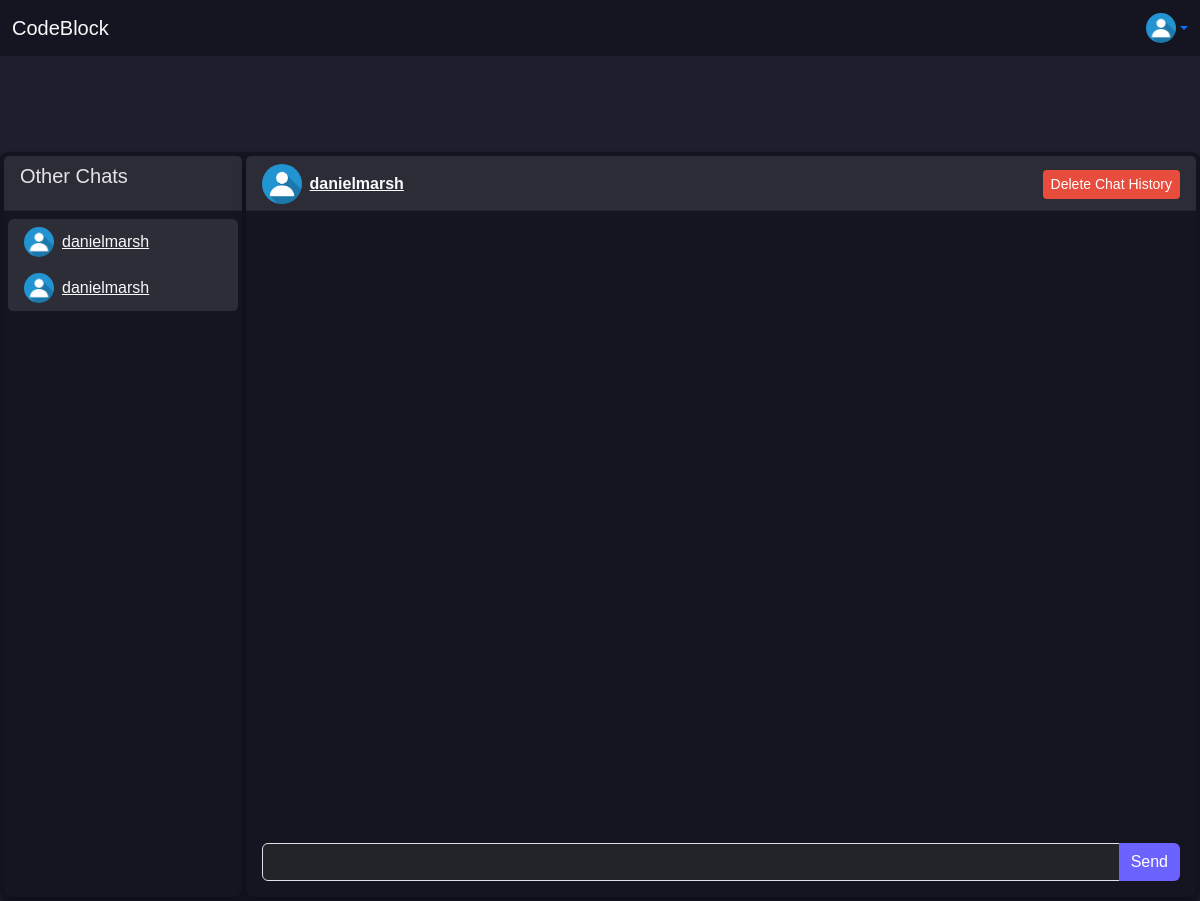
/chat/admin-danielmarsh/ (signed in), run on an earlier commit of the app's database.
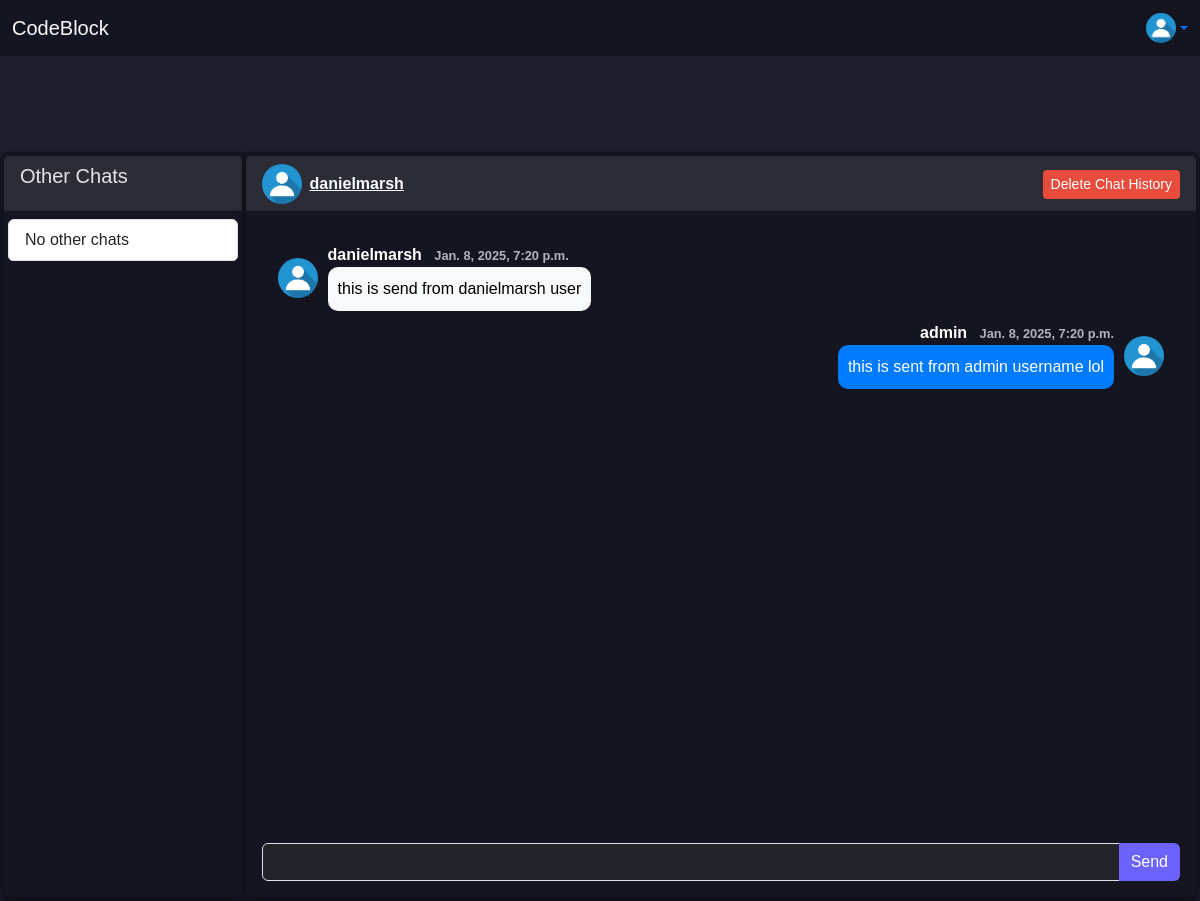
And on a later commit of the database.
### user/models.py (models this page shows, shortened)
class CustomUser(AbstractUser):
    profile_picture = models.ImageField(upload_to='profile_pictures/', null=True, blank=True)
    following = models.ManyToManyField(
        'self',
        symmetrical=False,
        related_name='followers',
        blank=True
    )
    bio = models.TextField(null=True, blank=True)
    activity_log = models.JSONField(default=dict, blank=True)

### chat/models.py (models this page shows, shortened)
class Message(models.Model):
    room = models.ForeignKey(ChatRoom, on_delete=models.CASCADE, related_name='messages')
    sender = models.ForeignKey(
        settings.AUTH_USER_MODEL, on_delete=models.CASCADE, related_name='sent_messages'
    )
    recipient = models.ForeignKey(
        settings.AUTH_USER_MODEL, on_delete=models.CASCADE, related_name='received_messages', null=True, blank=True
    )
    content = models.TextField()
    timestamp = models.DateTimeField(auto_now_add=True)

### chat/views.py (the view, shortened to what this page needs)
# urls.py: path('chat/<str:room_name>/', RoomView.as_view(), name='room'),
class RoomView(TemplateView):
    template_name = 'chat.html'
    def get_context_data(self, **kwargs):
        context = super().get_context_data(**kwargs)
        room_name = self.kwargs['room_name']
        room = get_object_or_404(ChatRoom, name=room_name)
        current_user = self.request.user
        participants = room.participants.all()
        other_participants = [user for user in participants if user != current_user]
        if other_participants:
            recipient = other_participants[0]
        else:
            recipient = None  # Handle case if there is no other participant
        other_chats = ChatRoom.objects.filter(participants=current_user).exclude(name=room_name)
        context.update({
            'room_name': room_name,
            'messages': room.messages.order_by('timestamp'),
            'recipient': recipient,
            'other_chats': other_chats,
        })
        return context

### chat/templates/chat.html (shortened to what this page needs)
{% extends 'base.html' %}
{% block extra_head %}
    {% load static %}
    <link rel="stylesheet" type="text/css" href="{% static 'chat.css' %}">
{% endblock %}
{% block content %}
    <div class="card p-1 d-flex">
        <div class="d-flex">
            <div class="card me-1" style="width: 20%; border-top-end-radius: 0">
                <div class="card-header mb-1" style="height: 55px;">
                    <h5>Other Chats</h5>
                </div>
                <ul class="list-group m-1">
                    {% for chat in other_chats %}
                        <li class="list-group-item border-0 d-flex align-items-center justify-content-between text-light" style="background-color: rgba(255, 255, 255, 0.1);">
                            {% for participant in chat.participants.all %}
                                {% if participant != user %}
                                    <div class="d-flex align-items-center">
                                        <img src="{{ participant.profile_picture.url }}" alt="Profile" class="rounded-circle me-2" style="width: 30px; height: 30px;">
                                        <a href="{% url 'start_private_chat' participant.id %}" class="text-light">{{ participant.username }}</a>
                                    </div>
                                {% endif %}
                            {% endfor %}
                        </li>
                    {% empty %}
                        <li class="list-group-item">No other chats</li>
                    {% endfor %}
                </ul>
            </div>
            <div class="card" style="width: 80%;">
                <div class="card-header" style="height: 55px;">
                    <div class="d-flex align-items-center">
                        <div class="d-flex align-items-center">
                            <img src="{{ recipient.profile_picture.url }}" alt="Profile" class="rounded-circle me-2" style="width: 40px; height: 40px;">
                            <a href="{% url 'public_profile' recipient.username %}" class="text-light">{{ recipient.username }}</a>
                        </div>
                        <form id="delete-chat-history-form" method="post" class="ms-auto">
                            <button type="submit" name="delete_history" class="btn btn-danger btn-sm ms-2">Delete Chat History</button>
                        </form>
                    </div>
                </div>
                <div class="card-body">
                    <div id="chat-log" class="p-3 mb-3" style="height: 600px; overflow-y: scroll;">
                        {% for message in messages %}
                            <div class="message-item {% if message.sender == request.user %}sender{% else %}receiver{% endif %}">
                                <img class="profile-img" src="{{ message.sender.profile_picture.url }}" alt="Profile">
                                <div class="message-content">
                                    <div class="user-name">
                                        {{ message.sender.username }}
                                        <span class="timestamp">{{ message.timestamp }}</span>
                                    </div>
                                    <div class="message-bubble">{{ message.content }}</div>
                                </div>
                            </div>
                        {% endfor %}
                    </div>
                    <div class="input-group">
                        <input id="chat-message-input" type="text" class="form-control bg-dark text-light" aria-label="Message">
                        <button id="chat-message-submit" class="btn btn-secondary">Send</button>
                    </div>
                </div>
            </div>
        </div>
    </div>
{% endblock %}

### user_profile/templates/base.html (shortened to what this page needs)
<!DOCTYPE html>
<html lang="en">
<head>
    <link href="https://cdn.jsdelivr.net/npm/bootstrap@5.3.2/dist/css/bootstrap.min.css" rel="stylesheet">
    <link href="https://cdn.jsdelivr.net/npm/bootstrap-icons/font/bootstrap-icons.css" rel="stylesheet">
    {% load static %}
        <link rel="stylesheet" type="text/css" href="{% static 'base.css' %}">
        {% block extra_head %}{% endblock %}
</head>
<body>
    <nav class="navbar fixed-top navbar-expand-lg">
        <div class="container-fluid">
            <a class="navbar-brand text-light" href="{% url 'personal_profile' %}">
                CodeBlock
            </a>
            <div class="dropdown ms-auto">
                <a href="{% url 'personal_profile' %}" class="d-flex align-items-center dropdown-toggle"
                    id="userDropdown" data-bs-toggle="dropdown" aria-expanded="false">
                    <img src="{{ user.profile_picture.url }}" alt="Profile Picture" width="30" height="30"
                        class="rounded-circle">
                </a>
            </div>
        </div>
    </nav>
    <main class="main-content mt-5 pt-5">
        {% block content %}{% endblock %}
    </main>
</body>
</html>

### user_profile/static/base.css (style rules this page uses)
:root { --bg-dark: #1e1e2f; --bg-darker: #151521; --text-light: #e4e4e7; --text-accent: #00c8ff; --btn-primary: #4caf50; --btn-secondary: #6c63ff; --btn-danger: #e74c3c; }
.navbar.fixed-top { position: fixed; top: 0; left: 0; right: 0; z-index: 1030; background-color: var(--bg-darker); color: var(--text-accent); }
body { background-color: var(--bg-dark); color: var(--text-light); font-family: 'Arial', sans-serif; padding-top: 56px; }
.btn-secondary { background-color: var(--btn-secondary); border: none; }
.btn-danger { background-color: var(--btn-danger); border: none; }
.card { background-color: var(--bg-darker); border: none; border-radius: 0.5rem; box-shadow: 0 4px 8px rgba(0, 0, 0, 0.3); }
.card-header { background-color: rgba(255, 255, 255, 0.1); font-weight: bold; color: var(--text-light); }
.main-content { margin: 0 auto; max-width: 1200px; margin-top: 20px }

### chat/static/chat.css (style rules this page uses)
.message-item { display: flex; align-items: flex-start; margin-bottom: 10px; }
.message-item.sender { flex-direction: row-reverse; text-align: right; }
.message-item.receiver { flex-direction: row; text-align: left; }
.message-content { display: flex; flex-direction: column; margin: 0 10px; }
.message-item.sender .message-content { margin: 0 10px 0 0; }
.message-bubble { padding: 10px; border-radius: 10px; word-wrap: break-word; }
.message-item.sender .message-bubble { background-color: #007bff; color: white; }
.message-item.receiver .message-bubble { background-color: #f8f9fa; color: black; }
.profile-img { width: 40px; height: 40px; border-radius: 50%; margin-top: 15px; }
.user-name { font-weight: bold; color: white; }
.timestamp { font-size: 0.8rem; color: #adb5bd; margin-left: 8px; }

What changed in the data, as far as the page shows it:
removed ChatRoom: CustomUser (profile_picture (placeholder picture), username "danielmarsh")
removed ChatRoom: CustomUser (profile_picture (placeholder picture), username "danielmarsh")
added Message: sender.profile_picture (placeholder picture), sender.username "danielmarsh", timestamp "Jan. 8, 2025, 7:20 p.m.", content "this is send from danielmarsh user"
added Message: sender.profile_picture (placeholder picture), sender.username "admin", timestamp "Jan. 8, 2025, 7:20 p.m.", content "this is sent from admin username lol"
Also different on the page:
text now shown: "No other chats"
